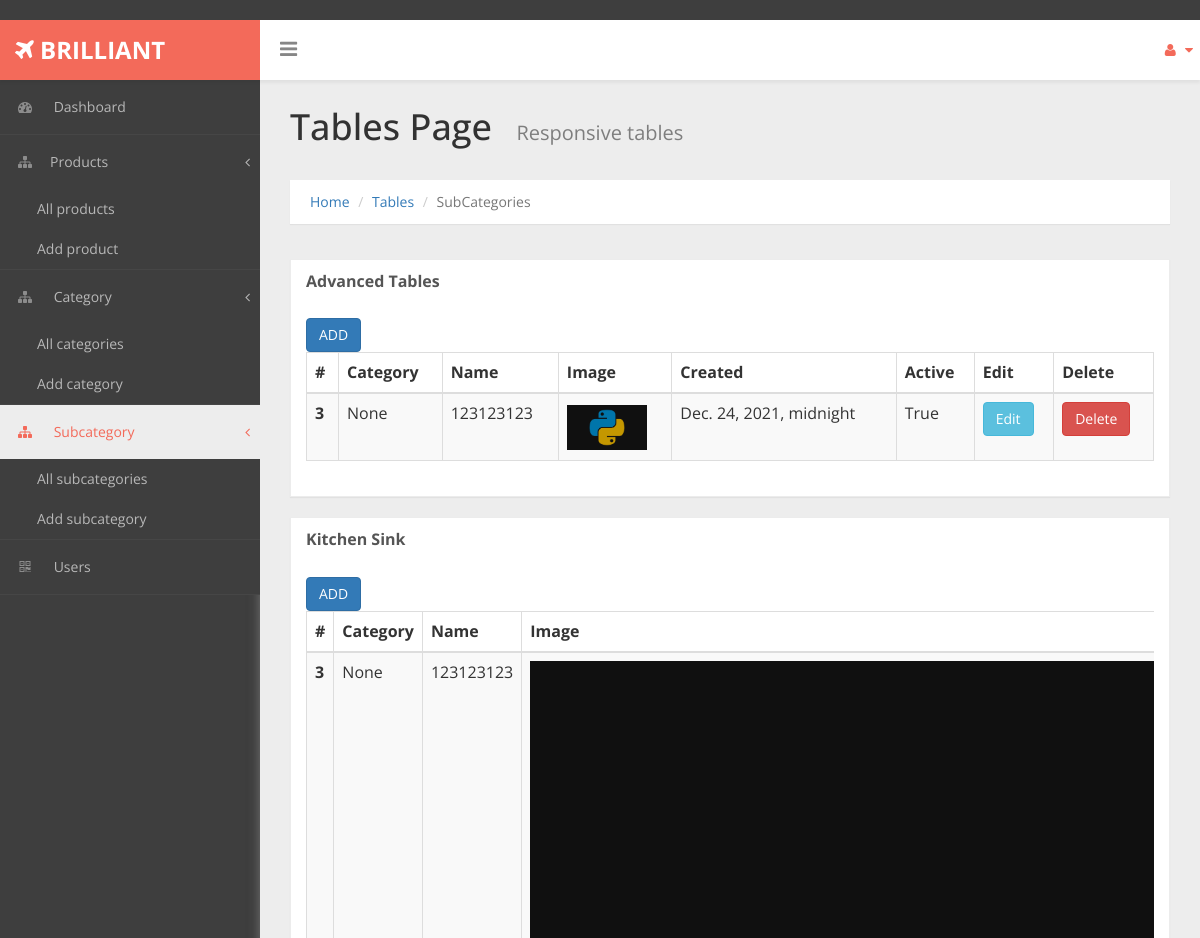
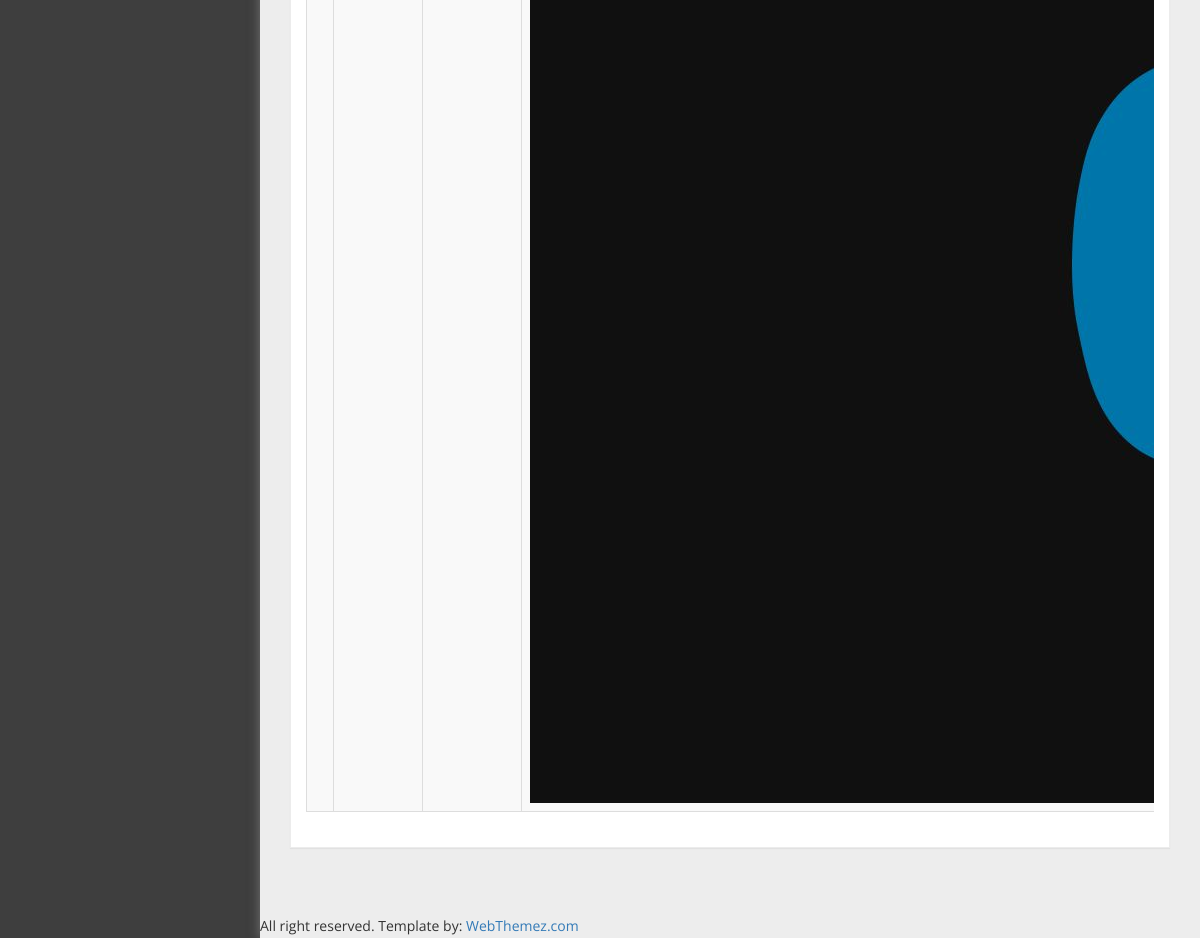
Page /subcat/ (signed in) on the committed database (2 pictures, top to bottom).
### store/models.py (models this page shows, shortened)
class SubCategory(models.Model):
    category = models.ForeignKey(Category, on_delete=models.CASCADE, blank=True, null=True)
    name = models.CharField(max_length=100)
    image = models.ImageField(upload_to='media', blank=True, null=True)
    cr_on = models.DateTimeField(auto_now_add=True)
    cr_up = models.DateTimeField(auto_now=True, blank=True, null=True)
    active = models.BooleanField(default=True)

### store/views.py (the view)
# urls.py: path('subcat/', subcategory, name='subcat'),
@login_required
def subcategory(request):
    subcat = SubCategory.objects.all()
    return render(request, 'subcategory/subcategory.html', {'subcat': subcat})

### templates/subcategory/subcategory.html (shortened to what this page needs)
﻿{% load static %}
<!DOCTYPE html>
<html xmlns="http://www.w3.org/1999/xhtml">
<head>
    <link href="{% static 'assets/css/bootstrap.css' %}" rel="stylesheet"/>
    <link href="{% static 'assets/css/font-awesome.css' %}" rel="stylesheet"/>
    <link href="{% static 'assets/js/morris/morris-0.4.3.min.css' %}" rel="stylesheet"/>
    <link href="{% static 'assets/css/custom-styles.css' %}" rel="stylesheet"/>
    <link rel="stylesheet" href="{% static 'assets/js/Lightweight-Chart/cssCharts.css' %}">
    <link href="{% static 'assets/js/dataTables/dataTables.bootstrap.css' %}" rel="stylesheet"/>
</head>
<body>
<div id="wrapper">
    <nav class="navbar navbar-default top-navbar" role="navigation">
        <div class="navbar-header">
            <a class="navbar-brand" href="/index"><strong><i class="icon fa fa-plane"></i> BRILLIANT</strong></a>
            <div id="sideNav" href="">
                <i class="fa fa-bars icon"></i>
            </div>
        </div>
        <ul class="nav navbar-top-links navbar-right">
            <li class="dropdown">
                <a class="dropdown-toggle" data-toggle="dropdown" href="#" aria-expanded="false">
                    <i class="fa fa-user fa-fw"></i> <i class="fa fa-caret-down"></i>
                </a>
            </li>
        </ul>
    </nav>
    <nav class="navbar-default navbar-side" role="navigation">
        <div class="sidebar-collapse">
            <ul class="nav" id="main-menu">
                <li>
                    <a href="/index"><i class="fa fa-dashboard"></i> Dashboard</a>
                </li>
                <li>
                    <a href="#"><i class="fa fa-sitemap"></i>Products <span class="fa arrow"></span></a>
                    <ul class="nav nav-second-level">
                        <li>
                            <a href="/products">All products</a>
                        </li>
                        <li>
                            <a href="/product_add">Add product</a>
                        </li>
                    </ul>
                </li>
                <li>
                    <a href="#"><i class="fa fa-sitemap"></i> Category <span class="fa arrow"></span></a>
                    <ul class="nav nav-second-level">
                        <li>
                            <a href="/categories">All categories</a>
                        </li>
                        <li>
                            <a href="/category_add">Add category</a>
                        </li>
                    </ul>
                </li>
                <li>
                    <a class="active-menu" href="#"><i class="fa fa-sitemap"></i> Subcategory <span class="fa arrow"></span></a>
                    <ul class="nav nav-second-level">
                        <li>
                            <a href="/subcat">All subcategories</a>
                        </li>
                        <li>
                            <a href="/subcat_add">Add subcategory</a>
                        </li>
                    </ul>
                </li>
                <li>
                    <a href="/users"><i class="fa fa-qrcode"></i> Users</a>
                </li>
            </ul>
        </div>
    </nav>
    <div id="page-wrapper">
        <div class="header">
            <h1 class="page-header">
                Tables Page <small>Responsive tables</small>
            </h1>
            <ol class="breadcrumb">
                <li><a href="#">Home</a></li>
                <li><a href="#">Tables</a></li>
                <li class="active">SubCategories</li>
            </ol>
        </div>
        <div id="page-inner">
            <div class="row">
                <div class="col-md-12">
                    <div class="panel panel-default">
                        <div class="panel-heading">
                            Advanced Tables
                        </div>
                        <div class="panel-body">
                            <a href='/subcat_add' class="col-2 btn btn-primary mb-2">ADD</a>
                            <div class="table-responsive">
                                <table class="table table-striped table-bordered table-hover" id="dataTables-example">
                                    <thead>
                                    <tr>
                                        <th>#</th>
                                        <th>Category</th>
                                        <th>Name</th>
                                        <th>Image</th>
                                        <th>Created</th>
                                        <th>Active</th>
                                        <th>Edit</th>
                                        <th>Delete</th>
                                    </tr>
                                    </thead>
                                    <tbody>
                                    {% for c in subcat %}
                                        <tr class="odd gradeX">
                                            <th scope="row">{{ c.id }}</th>
                                            <td>{{ c.category }}</td>
                                            <td>{{ c.name }}</td>
                                            <td>
                                                <img src="/media/{{ c.image }}"
                                                     style="object-fit:scale-down;
                                                    width:80px;
                                                    height:50px"/>
                                            </td>
                                            <td>{{ c.cr_on }}</td>
                                            <td>{{ c.active }}</td>
                                            <td><a href="/subcat_edit/{{ c.id }}" class="btn btn-info">Edit</a>
                                            </td>
                                            <td><a href="/subcat_delete/{{ c.id }}" class="btn btn-danger">Delete</a>
                                            </td>
                                        </tr>
                                    {% endfor %}
                                    </tbody>
                                </table>
                            </div>
                        </div>
                    </div>
                </div>
            </div>
            <div class="row">
                <div class="col-md-12">
                    <div class="panel panel-default">
                        <div class="panel-heading">
                            Kitchen Sink
                        </div>
                        <div class="panel-body">
                            <a href='/subcat_add' class="col-2 btn btn-primary mb-2">ADD</a>
                            <div class="table-responsive">
                                <table class="table table-striped table-bordered table-hover" id="dataTables-example">
                                    <thead>
                                    <tr>
                                        <th>#</th>
                                        <th>Category</th>
                                        <th>Name</th>
                                        <th>Image</th>
                                    </tr>
                                    </thead>
                                    <tbody>
                                    {% for c in subcat %}
                                        <tr class="odd gradeX">
                                            <th scope="row">{{ c.id }}</th>
                                            <td>{{ c.category }}</td>
                                            <td>{{ c.name }}</td>
                                            <td><img src="{{ c.image }}"></td>
                                        </tr>
                                    {% endfor %}
                                    </tbody>
                                </table>
                            </div>
                        </div>
                    </div>
                </div>
            </div>
        </div>
        <footer><p>All right reserved. Template by: <a href="http://webthemez.com">WebThemez.com</a></p></footer>
    </div>
</div>
</body>
</html>

### static/assets/css/custom-styles.css (style rules this page uses)
body { font-family: 'Open Sans', sans-serif; background: #3E3E3E; }
#wrapper { width: 100%; }
#page-wrapper { padding: 15px 15px; min-height: 600px; background: #EDEDED; }
#page-inner { width:100%; margin:10px 20px 10px 0px; background-color:transparent; padding: 15px 30px; min-height:1200px; }
h1, .h1, h2, .h2, h3, .h3 { margin-top: 7px; margin-bottom: -5px; }
p { font-size:16px; line-height:25px; padding-top:20px; }
.navbar-side { z-index: 0; }
.panel { border-radius:0px; }
.navbar-side .nav > li > a > i { color: #8C8C8C;padding: 8px;width: 30px;text-align: center; }
.top-navbar { position: fixed; width: 100%; z-index: 300; -webkit-box-shadow: 0 3px 3px rgba(0, 0, 0, 0.05); -moz-box-shadow: 0 3px 3px rgba(0, 0, 0, 0.05); box-shadow: 0 3px 3px rgba(0, 0, 0, 0.05); }
.navbar-side { z-index: 1; position: fixed; width: 260px; top: 80px; }
#page-wrapper { position: relative; top: 55px; box-shadow: 0 0 10px #757575; -moz-box-shadow: 0 0 10px #757575; -webkit-box-shadow: 0 0 10px #757575; }
.breadcrumb { padding: 12px 10px 12px 20px; margin-bottom: 20px; list-style: none; border-radius: 0; -webkit-box-shadow: 0 1px 1px rgba(0,0,0,.05); box-shadow: 0 1px 1px rgba(0,0,0,.05);background: #fff; }
.page-header { margin: 0;border-bottom: 1px solid transparent;text-align: left;background-color: rgb(237, 237, 237);padding: 32px 22px 32px 0;color: #323232; }
.panel-default { border-color: #ECECEC; }
.panel-default > .panel-heading { color: #555; border-color: #FFF; font-weight:bold;background: #FFFFFF; font-size: 16px; text-shadow: none; }
.panel-heading { border-bottom: 1px solid transparent; border-top-left-radius: 3px; border-top-right-radius: 3px; }
.header { margin: 0 30px; }
h1.page-header small { color: #7E7E7E; margin-left: 15px; font-size: 20px; }
i.fa.fa-bars { font-size: 20px; margin: 12px 0 0; }
footer p { font-size: 14px; }
.top-navbar { margin:0px; }
.top-navbar .navbar-brand { color: #fff;width: 260px;text-align: left;height: 60px;font-size: 24px;font-weight: 700;line-height: 30px;background: #F36A5A; }
.top-navbar .nav > li { position: relative; display: inline-block; margin: 0px; padding: 0px; }
.top-navbar .nav > li > a { position: relative; display: block; padding: 20px;color: #FFFFFF; margin: 0px; }
.active-menu, .active-menu i { background-color: #EDEDED !important; color: #F36A5A !important; }
.active-menu i { color: #F36A5A !important; }
.arrow { float: right; margin-top: 8px; }
.fa.arrow:before { content: "\f104"; }
.nav-second-level li, .nav-third-level li { border-bottom: none !important; }
.nav-second-level li a { padding-left: 37px; }
.sidebar-collapse , .sidebar-collapse .nav { background:none; }
.sidebar-collapse .nav { padding:0; }
.sidebar-collapse .nav > li > a { color: #B8B8B8; background:transparent; text-shadow:none; font-size: 14px; }
.sidebar-collapse > .nav > li > a { padding: 12px 10px; }
.sidebar-collapse > .nav > li { border-bottom: 1px solid rgba(107, 108, 109, 0.19); }
.navbar-side { border:none; background: #3E3E3E; }
.top-navbar { background: #FFFFFF; border-bottom:none; }
.top-navbar .nav > li > a > i { margin-right: 2px; }
.navbar-default { border:0px solid black; }
.navbar-header { background: transparent; }
.nav > li > a > i { margin-right:10px; color: rgb(243, 106, 90); }
#sideNav { float: left; left: 0; z-index: 3; color: #868686; cursor:pointer; border-radius: 0; width: 14px; font-size: 48px; line-height: 0; margin: 7px 0 0 20px; }
@media (min-width:768px) { #page-wrapper { margin: 0 0 0 260px; padding: 0; min-height: 1200px; } }
@media (min-width:768px) { .navbar-side { width: 260px; z-index: 1; } }
@media (min-width:768px) { .navbar { border-radius: 0px; } }

### rows in the picture
SubCategory: id "3", category "None", name "123123123", image (picture), cr_on "Dec. 24, 2021, midnight", active "True"
